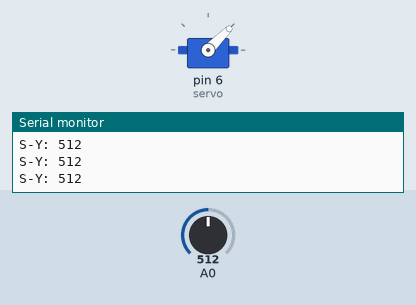
This sketch was run on a simulated Arduino Uno, built with avr-gcc and run on an emulated ATmega328P. Shown: servo, the last lines printed to the serial monitor. The inputs (shaded band) are chosen by the test bench; at power-on: A0 = 512.

Above: at 1.2 s.
1.3 s: A0 set to 11
At 2.1 s:
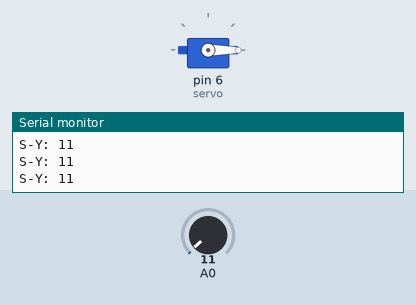
2.8 s: A0 set to 8
4.3 s: A0 set to 716
At 5.5 s:
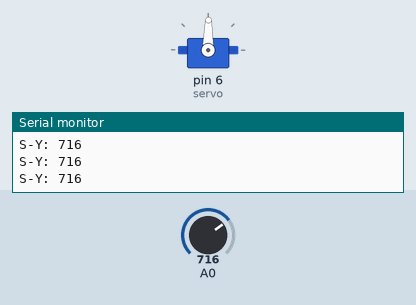
5.8 s: A0 set to 900
At 6.6 s:
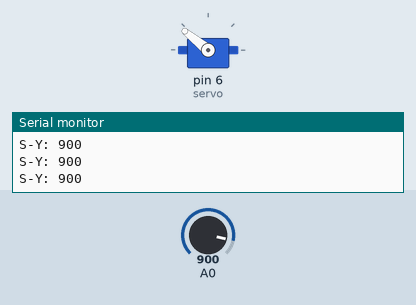
7.3 s: A0 set to 988
At 7.6 s:
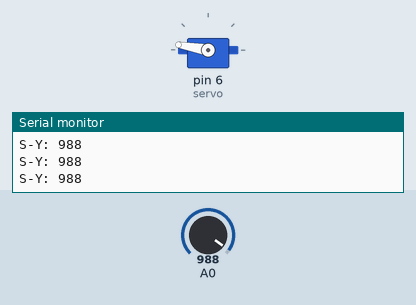
8.8 s: A0 set to 1018
At 10.2 s:
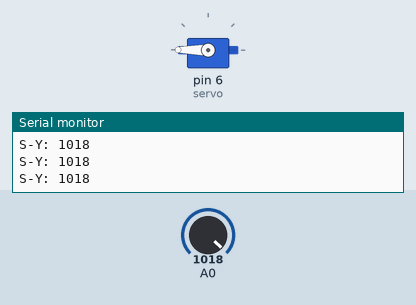
Timing chart, 0 to 11.3 s (numbered marks = the images above; inputs shaded):
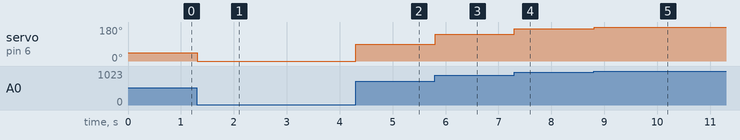

Measured:
- after the input at 1.3 s, servo on pin 6 (servo): 45° → 0° at once
- after the input at 4.3 s, servo on pin 6 (servo): 0° → 89° at once
- after the input at 5.8 s, servo on pin 6 (servo): 89° → 141° at once
- after the input at 7.3 s, servo on pin 6 (servo): 141° → 170° at once
- after the input at 8.8 s, servo on pin 6 (servo): 170° → 180° at once

The sketch:

PS_Servo.ino
```cpp
#include <Servo.h>
Servo servo;
int val;
void setup() {
  // put your setup code here, to run once:
  servo.attach(6);
  Serial.begin(9600);
}

void loop() {
  // put your main code here, to run repeatedly:
  Serial.print("S-Y: ");
  val = analogRead(0);
  Serial.println(val);
  val = 0.001 * val * val;
  val = map(val, 0, 1023, 0, 179);
  servo.write(val);
  delay(10);
}
```
